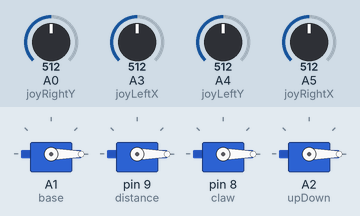
This sketch was run on a simulated Arduino Uno, built with avr-gcc and run on an emulated ATmega328P. On the bench: 4 × servo. Inputs (shaded band) come from the test bench; at power-on: A0 (joyRightY) = 512, A3 (joyLeftX) = 512, A5 (joyRightX) = 512, A4 (joyLeftY) = 512. What the sketch prints to the serial monitor is not drawn.

Above: at 1.2 s.
1.3 s: A0 (joyRightY) set to 583
2.8 s: A0 (joyRightY) set to 613
At 3.26 s:
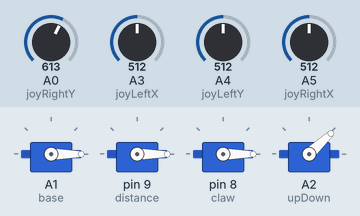
At 5.4 s:
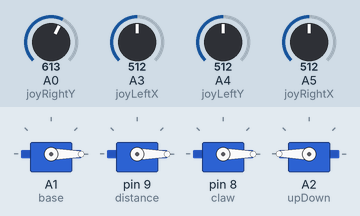
5.8 s: A3 (joyLeftX) set to 788
7.3 s: A3 (joyLeftX) set to 811
At 8.7 s:
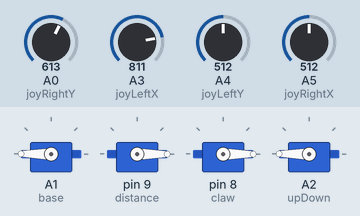
9.4 s: A5 (joyRightX) set to 583
10.9 s: A5 (joyRightX) set to 619
At 14.0 s:
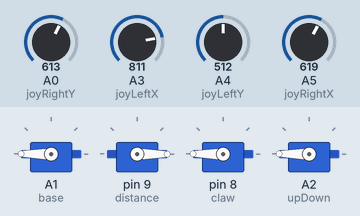
Timing chart, 0 to 14.9 s (numbered marks = the images above; inputs shaded):
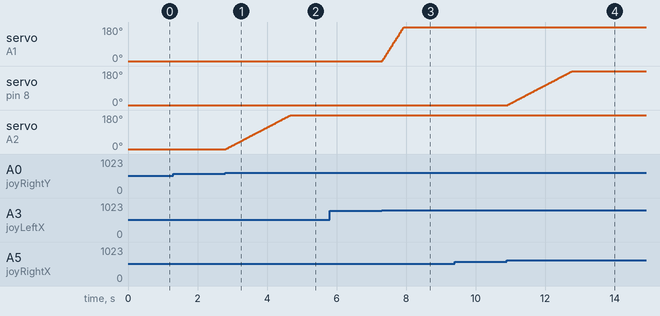

The sketch:

robot-arm.ino
```cpp
#include <Servo.h>

#define joyLeftX A3
#define joyLeftY A4
#define joyRightX A5
#define joyRightY A0

Servo base;
Servo distance;
Servo claw;
Servo upDown;

int joyLeftXValue;
int joyLeftYValue;
int joyRightXValue;
int joyRightYValue;

int baseValue;
int distanceValue;
int clawValue;
int upDownValue;

void setup()
{
  pinMode(joyLeftX, INPUT);
  pinMode(joyLeftY, INPUT);
  pinMode(joyRightX, INPUT);
  pinMode(joyRightY, INPUT);

  baseValue = 0;
  distanceValue = 0;
  clawValue = 0;
  upDownValue = 0;

  base.attach(A1);
  distance.attach(9);
  claw.attach(8);
  upDown.attach(A2);

  Serial.begin(9600);
}

void loop()
{
  joyLeftXValue = analogRead(joyLeftX);
  joyLeftYValue = analogRead(joyLeftY);
  joyRightXValue = analogRead(joyRightX);
  joyRightYValue = analogRead(joyRightY);

  Serial.println(joyRightYValue);
  // // Serial.println(joyLeftYVaelue);

  if (joyLeftXValue > 800 && baseValue < 180)
  {
    baseValue += 3;
  } else if (joyLeftXValue < 1 && baseValue > 0)
  {
    baseValue -= 3;
  }

  if (joyLeftYValue > 900 && distanceValue < 180)
  {
    distanceValue += 1;
  } else if (joyLeftYValue < 100 && distanceValue > 0)
  {
    distanceValue -= 1;
  }

  if (joyRightXValue > 600 && clawValue < 180)
  {
    clawValue += 1;
  } else if (joyRightXValue < 200 && clawValue > 0)
  {
    clawValue -= 1;
  }

  if (joyRightYValue > 600 && upDownValue < 180)
  {
    upDownValue += 1;
  } else if (joyRightYValue < 200 && upDownValue > 0)
  {
    upDownValue -= 1;
  }

  Serial.println(joyRightYValue);

  base.write(baseValue);
  distance.write(distanceValue);
  upDown.write(upDownValue);
  claw.write(clawValue);
}
```

Measured:
- the behaviour switches between 600 and 601 on A0 (joyRightY) (found by bisection; images 0 and 1)
- the behaviour switches between 800 and 801 on A3 (joyLeftX) (found by bisection; images 2 and 3)
- the behaviour switches between 600 and 601 on A5 (joyRightX) (found by bisection; images 3 and 4)
- after the input at 2.8 s, servo on A2 (upDown): moves from 0° to 180° over 1.9 s, starting at once
- after the input at 7.3 s, servo on A1 (base): moves from 0° to 180° over 0.61 s, starting at once
- after the input at 10.9 s, servo on pin 8 (claw): moves from 0° to 180° over 1.9 s, starting at once
